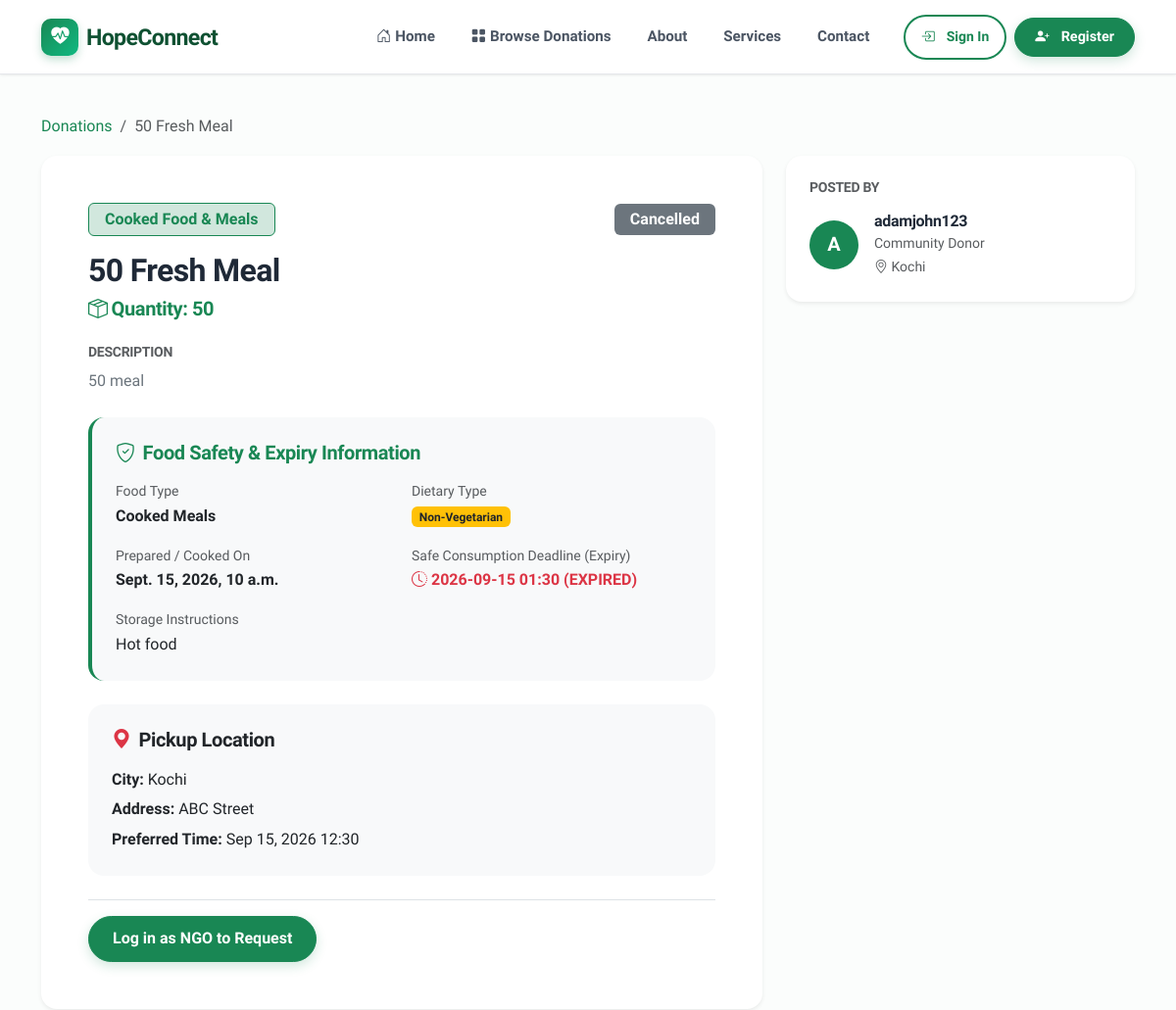
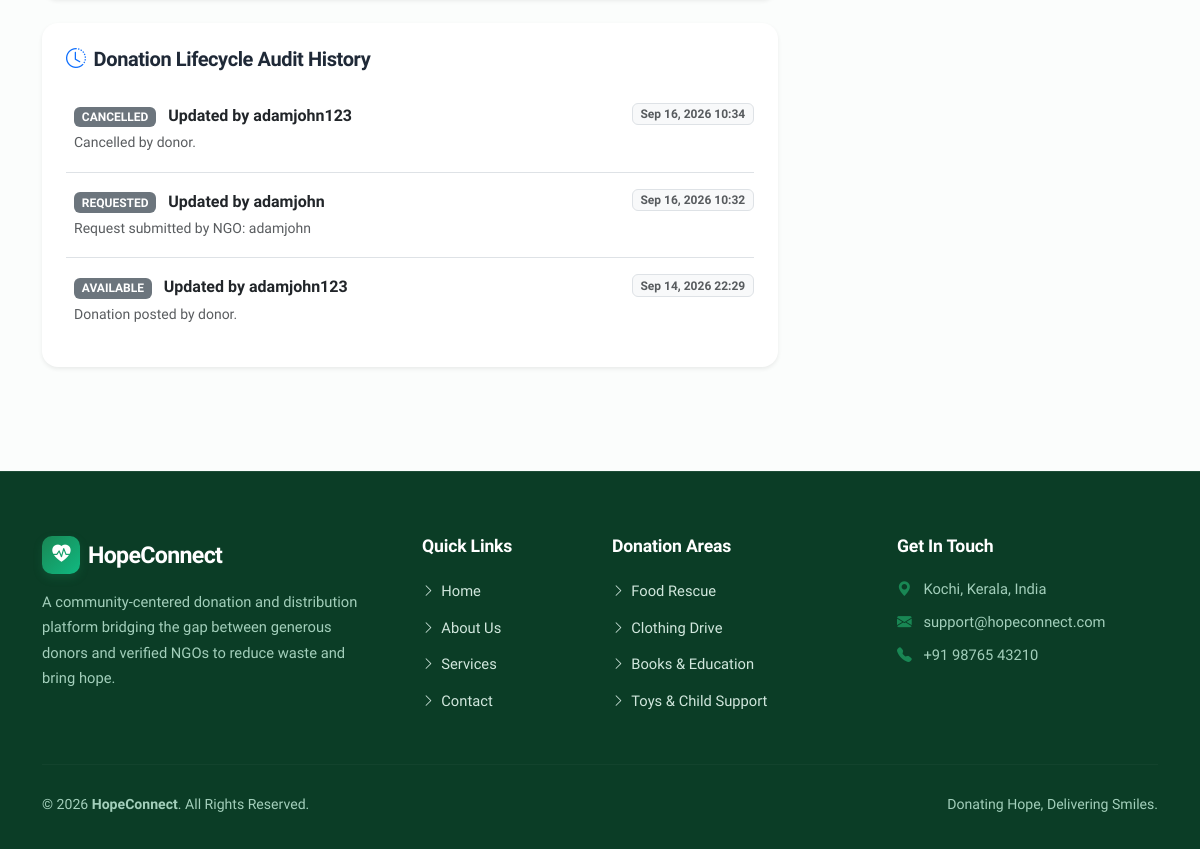
Page /donations/1/ on the committed database (2 pictures, top to bottom).
### donations/models.py (models this page shows, shortened)
class Donation(models.Model):
    STATUS_AVAILABLE = 'AVAILABLE'
    STATUS_REQUESTED = 'REQUESTED'
    STATUS_APPROVED = 'APPROVED'
    STATUS_PICKUP_SCHEDULED = 'PICKUP_SCHEDULED'
    STATUS_PICKED_UP = 'PICKED_UP'
    STATUS_DELIVERED = 'DELIVERED'
    STATUS_COMPLETED = 'COMPLETED'
    STATUS_CANCELLED = 'CANCELLED'
    STATUS_CHOICES = [
        (STATUS_AVAILABLE, 'Available'),
        (STATUS_REQUESTED, 'Requested'),
        (STATUS_APPROVED, 'Approved'),
        (STATUS_PICKUP_SCHEDULED, 'Pickup Scheduled'),
        (STATUS_PICKED_UP, 'Picked Up'),
        (STATUS_DELIVERED, 'Delivered'),
        (STATUS_COMPLETED, 'Completed'),
        (STATUS_CANCELLED, 'Cancelled'),
    ]
    donor = models.ForeignKey(
        User,
        on_delete=models.CASCADE,
        related_name='donations'
    )
    category = models.ForeignKey(
        Category,
        on_delete=models.PROTECT,
        related_name='donations'
    )
    title = models.CharField(
        max_length=200
    )
    description = models.TextField()
    quantity = models.CharField(
        max_length=100,
        help_text="e.g., 50 cooked meal boxes, 2 bags of clothes, 10 books"
    )
    pickup_address = models.TextField()
    city = models.CharField(
        max_length=100
    )
    pickup_landmark = models.CharField(
        max_length=200,
        blank=True
    )
    preferred_pickup_time = models.DateTimeField(
        null=True,
        blank=True
    )
    image = models.ImageField(
        upload_to='donations/',
        blank=True,
        null=True
    )
    status = models.CharField(
        max_length=30,
        choices=STATUS_CHOICES,
        default=STATUS_AVAILABLE
    )
    created_at = models.DateTimeField(
        auto_now_add=True
    )
    updated_at = models.DateTimeField(
        auto_now=True
    )
    class Meta:
        verbose_name = "Donation"
        verbose_name_plural = "Donations"
        ordering = ['-created_at']

class Category(models.Model):
    name = models.CharField(
        max_length=100,
        unique=True
    )
    description = models.TextField(
        blank=True
    )
    icon = models.CharField(
        max_length=50,
        blank=True,
        help_text="Bootstrap icon class name, e.g. bi-egg-fried, bi-book"
    )
    is_active = models.BooleanField(
        default=True
    )
    created_at = models.DateTimeField(
        auto_now_add=True
    )
    class Meta:
        verbose_name = "Donation Category"
        verbose_name_plural = "Donation Categories"
        ordering = ['name']

class FoodDetail(models.Model):
    FOOD_TYPES = [
        ('Cooked Meals', 'Cooked Meals'),
        ('Raw Groceries', 'Raw Groceries'),
        ('Packaged Food', 'Packaged Food'),
    ]
    DIETARY_CHOICES = [
        ('Vegetarian', 'Vegetarian'),
        ('Non-Vegetarian', 'Non-Vegetarian'),
        ('Vegan', 'Vegan'),
    ]
    donation = models.OneToOneField(
        Donation,
        on_delete=models.CASCADE,
        related_name='food_detail'
    )
    food_type = models.CharField(
        max_length=50,
        choices=FOOD_TYPES,
        default='Cooked Meals'
    )
    preparation_time = models.DateTimeField(
        null=True,
        blank=True,
        help_text="When the food was cooked or packed"
    )
    expiry_time = models.DateTimeField(
        help_text="Safe consumption deadline"
    )
    storage_instructions = models.CharField(
        max_length=255,
        blank=True,
        help_text="e.g., Keep refrigerated, Consume within 3 hours"
    )
    dietary_type = models.CharField(
        max_length=30,
        choices=DIETARY_CHOICES,
        default='Vegetarian'
    )
    class Meta:
        verbose_name = "Food Detail"
        verbose_name_plural = "Food Details"
    @property
    def is_expired(self):
        return timezone.now() > self.expiry_time

class DonationStatusHistory(models.Model):
    donation = models.ForeignKey(
        Donation,
        on_delete=models.CASCADE,
        related_name='status_history'
    )
    status = models.CharField(
        max_length=30
    )
    changed_by = models.ForeignKey(
        User,
        null=True,
        blank=True,
        on_delete=models.SET_NULL
    )
    remarks = models.TextField(
        blank=True
    )
    timestamp = models.DateTimeField(
        auto_now_add=True
    )
    class Meta:
        verbose_name = "Donation Status History"
        verbose_name_plural = "Donation Status Histories"
        ordering = ['-timestamp']

### donations/views.py (the view)
# urls.py: path('<int:pk>/', views.donation_detail, name='donation_detail'),
def donation_detail(request, pk):
    donation = get_object_or_404(
        Donation.objects.select_related('category', 'donor', 'donor__profile'),
        pk=pk
    )
    food_detail = getattr(donation, 'food_detail', None)
    status_history = donation.status_history.select_related('changed_by').order_by('-timestamp')
    user_request = None
    if request.user.is_authenticated:
        user_request = donation.requests.filter(ngo=request.user).first()
    delivery_assignment = getattr(donation, 'delivery', None)
    context = {
        'donation': donation,
        'food_detail': food_detail,
        'status_history': status_history,
        'user_request': user_request,
        'delivery_assignment': delivery_assignment,
    }
    return render(request, 'donations/donation_detail.html', context)

### core/context_processors.py (called while the page is built, shortened)
def hopeconnect_context(request):
    context = {
        'user_profile': None,
        'user_role': None,
        'unread_notifications_count': 0,
    }
    return context

### templates/donations/donation_detail.html (shortened to what this page needs)
{% extends 'base.html' %}
{% block content %}
<div class="py-4">
    <nav aria-label="breadcrumb" class="mb-3">
        <ol class="breadcrumb">
            <li class="breadcrumb-item"><a href="{% url 'donations_list' %}" class="text-success text-decoration-none">Donations</a></li>
            <li class="breadcrumb-item active" aria-current="page">{{ donation.title }}</li>
        </ol>
    </nav>
    <div class="row g-4">
        <div class="col-lg-8">
            <div class="card border-0 shadow-sm rounded-4 overflow-hidden mb-4">
                <div class="card-body p-4 p-md-5">
                    <div class="d-flex flex-wrap align-items-center justify-content-between gap-2 mb-3">
                        <span class="badge bg-success-subtle text-success border border-success px-3 py-2 fs-6">
                            {{ donation.category.name }}
                        </span>
                        {% if donation.status == 'AVAILABLE' %}
                        <span class="badge bg-success fs-6 px-3 py-2"><i class="bi bi-check-circle me-1"></i>Available</span>
                        {% elif donation.status == 'REQUESTED' %}
                        <span class="badge bg-warning text-dark fs-6 px-3 py-2"><i class="bi bi-hourglass-split me-1"></i>Requested by NGO</span>
                        {% elif donation.status == 'APPROVED' %}
                        <span class="badge bg-primary fs-6 px-3 py-2"><i class="bi bi-hand-thumbs-up me-1"></i>Approved for NGO</span>
                        {% elif donation.status == 'PICKUP_SCHEDULED' or donation.status == 'PICKED_UP' %}
                        <span class="badge bg-info text-dark fs-6 px-3 py-2"><i class="bi bi-truck me-1"></i>{{ donation.get_status_display }}</span>
                        {% elif donation.status == 'COMPLETED' or donation.status == 'DELIVERED' %}
                        <span class="badge bg-success fs-6 px-3 py-2"><i class="bi bi-patch-check-fill me-1"></i>Completed & Delivered</span>
                        {% else %}
                        <span class="badge bg-secondary fs-6 px-3 py-2">{{ donation.get_status_display }}</span>
                        {% endif %}
                    </div>
                    <h2 class="fw-bold mb-2">{{ donation.title }}</h2>
                    <h5 class="text-success fw-bold mb-3"><i class="bi bi-box-seam me-1"></i>Quantity: {{ donation.quantity }}</h5>
                    <h6 class="fw-bold text-muted text-uppercase small mt-4">Description</h6>
                    <p class="lead fs-6 text-secondary mb-4">{{ donation.description }}</p>
                    {% if food_detail %}
                    <div class="card border-0 bg-light rounded-4 p-4 mb-4 border-start border-success border-4">
                        <h5 class="fw-bold text-success mb-3">
                            <i class="bi bi-shield-check me-2"></i>Food Safety & Expiry Information
                        </h5>
                        <div class="row g-3">
                            <div class="col-sm-6">
                                <span class="text-muted small d-block">Food Type</span>
                                <strong class="text-dark">{{ food_detail.food_type }}</strong>
                            </div>
                            <div class="col-sm-6">
                                <span class="text-muted small d-block">Dietary Type</span>
                                <span class="badge {% if food_detail.dietary_type == 'Vegetarian' %}bg-success{% else %}bg-warning text-dark{% endif %}">
                                    {{ food_detail.dietary_type }}
                                </span>
                            </div>
                            <div class="col-sm-6">
                                <span class="text-muted small d-block">Prepared / Cooked On</span>
                                <strong>{{ food_detail.preparation_time|default:"Not specified" }}</strong>
                            </div>
                            <div class="col-sm-6">
                                <span class="text-muted small d-block">Safe Consumption Deadline (Expiry)</span>
                                <strong class="{% if food_detail.is_expired %}text-danger{% else %}text-success{% endif %}">
                                    <i class="bi bi-clock-history me-1"></i>{{ food_detail.expiry_time|date:"Y-m-d H:i" }}
                                    {% if food_detail.is_expired %}(EXPIRED){% endif %}
                                </strong>
                            </div>
                            {% if food_detail.storage_instructions %}
                            <div class="col-12">
                                <span class="text-muted small d-block">Storage Instructions</span>
                                <span>{{ food_detail.storage_instructions }}</span>
                            </div>
                            {% endif %}
                        </div>
                    </div>
                    {% endif %}
                    <div class="card border-0 bg-light rounded-4 p-4 mb-4">
                        <h5 class="fw-bold text-dark mb-3"><i class="bi bi-geo-alt-fill text-danger me-2"></i>Pickup Location</h5>
                        <p class="mb-1"><strong>City:</strong> {{ donation.city }}</p>
                        <p class="mb-1"><strong>Address:</strong> {{ donation.pickup_address }}</p>
                        {% if donation.preferred_pickup_time %}
                        <p class="mb-0"><strong>Preferred Time:</strong> {{ donation.preferred_pickup_time|date:"M d, Y H:i" }}</p>
                        {% endif %}
                    </div>
                    <div class="d-flex flex-wrap gap-2 pt-3 border-top">
                        {% if request.user == donation.donor %}
                            <a href="{% url 'review_requests' donation.id %}" class="btn btn-primary px-4 fw-bold">
                                <i class="bi bi-inbox-fill me-1"></i>Review Requests ({{ donation.requests.count }})
                            </a>
                            {% if donation.status == 'AVAILABLE' or donation.status == 'REQUESTED' %}
                            <a href="{% url 'cancel_donation' donation.id %}" class="btn btn-outline-danger px-4" onclick="return confirm('Are you sure you want to cancel this donation?');">
                                <i class="bi bi-x-circle me-1"></i>Cancel Donation
                            </a>
                            {% endif %}
                        {% elif not user.is_authenticated %}
                            <a href="{% url 'login' %}?next={{ request.path }}" class="btn btn-success px-4 fw-bold">
                                Log in as NGO to Request
                            </a>
                        {% endif %}
                    </div>
                </div>
            </div>
            <div class="card border-0 shadow-sm rounded-4 p-4">
                <h5 class="fw-bold mb-3"><i class="bi bi-clock-history text-primary me-2"></i>Donation Lifecycle Audit History</h5>
                {% if status_history %}
                <ul class="list-group list-group-flush">
                    {% for h in status_history %}
                    <li class="list-group-item d-flex justify-content-between align-items-start px-0 py-3">
                        <div class="ms-2 me-auto">
                            <div class="fw-bold">
                                <span class="badge bg-secondary me-2">{{ h.status }}</span>
                                {% if h.changed_by %}Updated by {{ h.changed_by.username }}{% endif %}
                            </div>
                            <small class="text-muted">{{ h.remarks|default:"Status updated" }}</small>
                        </div>
                        <span class="badge bg-light text-muted border">{{ h.timestamp|date:"M d, Y H:i" }}</span>
                    </li>
                    {% endfor %}
                </ul>
                {% else %}
                <p class="text-muted mb-0">No history events recorded yet.</p>
                {% endif %}
            </div>
        </div>
        <div class="col-lg-4">
            <div class="card border-0 shadow-sm rounded-4 p-4 mb-4">
                <h6 class="fw-bold text-muted text-uppercase small mb-3">Posted By</h6>
                <div class="d-flex align-items-center gap-3">
                    <div class="rounded-circle bg-success text-white d-flex align-items-center justify-content-center fw-bold" style="width: 50px; height: 50px; font-size: 20px;">
                        {{ donation.donor.username|make_list|first|upper }}
                    </div>
                    <div>
                        <h6 class="fw-bold mb-0">{{ donation.donor.username }}</h6>
                        <small class="text-muted">Community Donor</small>
                        <div class="small text-muted"><i class="bi bi-geo-alt"></i> {{ donation.city }}</div>
                    </div>
                </div>
            </div>
        </div>
    </div>
</div>
{% endblock %}

### static/css/style.css (style rules this page uses)
:root { --primary-green: #198754; --primary-green-hover: #157347; --primary-green-dark: #0f5132; --primary-green-light: #d1e7dd; --primary-green-subtle: #f0fdf4; --accent-emerald: #10b981; --accent-mint: #e8f5e9; --body-bg: #fbfdfc; --card-bg: #ffffff; --text-primary: #1f2937; --text-secondary: #4b5563; --text-muted: #6b7280; --border-color: #e5e7eb; --border-subtle: #f0f3f1; --shadow-sm: 0 1px 3px rgba(0, 0, 0, 0.05), 0 1px 2px rgba(0, 0, 0, 0.03); --shadow-md: 0 4px 12px rgba(0, 0, 0, 0.06), 0 2px 4px rgba(0, 0, 0, 0.04); --shadow-lg: 0 10px 25px -5px rgba(25, 135, 84, 0.1), 0 8px 10px -6px rgba(0, 0, 0, 0.04); --shadow-card-hover: 0 14px 28px rgba(25, 135, 84, 0.12), 0 6px 10px rgba(0, 0, 0, 0.04); --radius-sm: 8px; --radius-md: 12px; --radius-lg: 18px; --radius-pill: 50px; --transition-fast: all 0.2s ease-in-out; --transition-base: all 0.3s cubic-bezier(0.4, 0, 0.2, 1); }
html { scroll-behavior: smooth; }
body { font-family: 'Plus Jakarta Sans', system-ui, -apple-system, BlinkMacSystemFont, 'Segoe UI', Roboto, Helvetica, Arial, sans-serif; background-color: var(--body-bg); color: var(--text-primary); line-height: 1.65; margin: 0; padding: 0; display: flex; flex-direction: column; min-height: 100vh; }
a { color: var(--primary-green); text-decoration: none; transition: var(--transition-fast); }
h1, h2, h3, h4, h5, h6 { color: var(--text-primary); font-weight: 700; letter-spacing: -0.02em; }
.btn { font-weight: 600; padding: 0.65rem 1.5rem; border-radius: var(--radius-pill); transition: var(--transition-base); display: inline-flex; align-items: center; justify-content: center; gap: 0.5rem; }
.btn-success { background-color: var(--primary-green); border-color: var(--primary-green); color: #ffffff; box-shadow: 0 4px 12px rgba(25, 135, 84, 0.2); }

### rows in the picture
Donation: title "50 Fresh Meal", category.name "Cooked Food & Meals", status "Cancelled", quantity "50", description "50 meal", city "Kochi", pickup_address "ABC Street", preferred_pickup_time "Sep 15, 2026 12:30", donor.username|make_list "A", donor.username "adamjohn123"
FoodDetail: food_type "Cooked Meals", dietary_type "Non-Vegetarian", preparation_time "Sept. 15, 2026, 10 a.m.", expiry_time "2026-09-15 01:30", storage_instructions "Hot food"
DonationStatusHistory: status "CANCELLED", changed_by.username "adamjohn123", remarks "Cancelled by donor.", timestamp "Sep 16, 2026 10:34"
DonationStatusHistory: status "REQUESTED", changed_by.username "adamjohn", remarks "Request submitted by NGO: adamjohn", timestamp "Sep 16, 2026 10:32"
DonationStatusHistory: status "AVAILABLE", changed_by.username "adamjohn123", remarks "Donation posted by donor.", timestamp "Sep 14, 2026 22:29"
